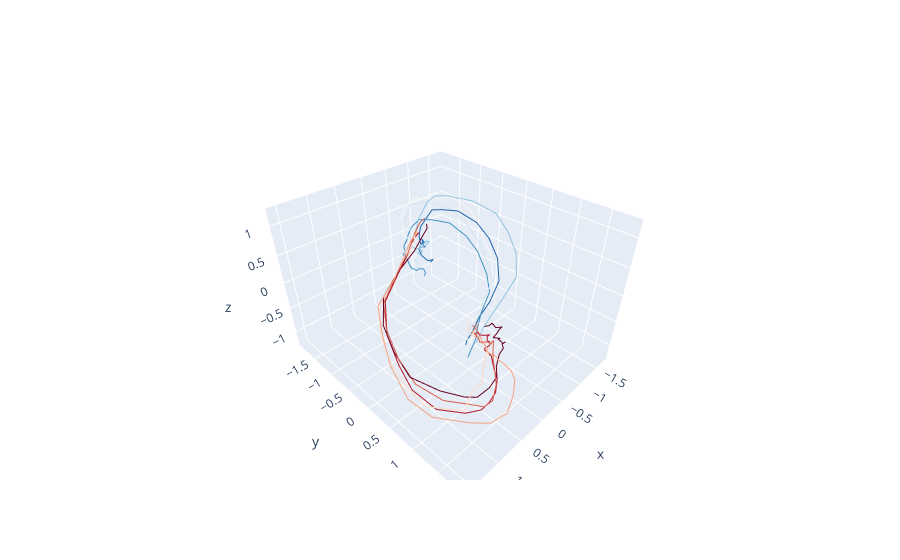

Notebook code cell kept with this figure:
### Code cell
fig = go.Figure()
num_time_points = Y.shape[-1]

color_scale = px.colors.diverging.RdBu 
for k in range(K):
    x = Y[k, 0, :]
    y = Y[k, 1, :]
    z = Y[k, 2, :]

    color_index = int(k / K * (len(color_scale) - 1))  # Scale the index to the length of the color scale

    fig.add_trace(go.Scatter3d(
        x=x,
        y=y,
        z=z,
        mode='lines',
        line=dict(color=color_scale[color_index]),
        showlegend=False
    ))

fig.show()
